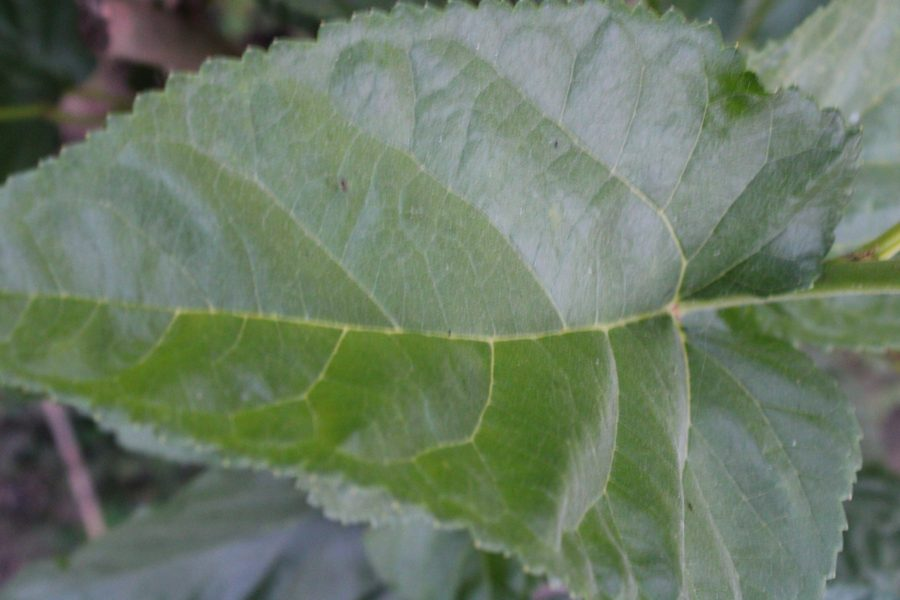
#> input picture assets/sample_leaves/healthy_1.jpg, 900 x 600 px
$ python -i features.py   (imports and definitions only)
#> lines starting #> are read from the running program, lines starting #| are printed output that depends on the picture
#> further down, picture is the input picture: PIL image 900x600 RGB; mean R, G, B 107.5, 123.1, 102.8
"""Real image-based feature extraction for mulberry leaf photos.

No stub/random values: every feature below is computed from the actual
pixels of the uploaded photo (resized + converted to HSV/RGB with Pillow and
analyzed with numpy). These features feed both the trained classifier
(ai/classifier.py) and the severity estimator (ai/severity.py).
"""
from __future__ import annotations

import numpy as np
from PIL import Image

FEATURE_NAMES = [
    "green_ratio",
    "yellow_ratio",
    "brown_ratio",
    "white_gray_ratio",
    "orange_ratio",
    "black_dark_ratio",
    "mean_saturation",
    "texture_std",
    "edge_density",
]


def _prepare_arrays(image: Image.Image, size: int = 160) -> tuple[np.ndarray, np.ndarray]:
    """Returns (rgb float array HxWx3 in 0-255, hsv float array HxWx3) for a
    downsized, background-cropped copy of the image."""
#> called with size = 160
    img = image.convert("RGB").resize((size, size))
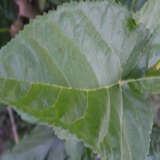
#> img: PIL image 160x160 RGB; mean R, G, B 107.5, 123.1, 102.8
    rgb = np.asarray(img, dtype=np.float32)
    hsv = np.asarray(img.convert("HSV"), dtype=np.float32)
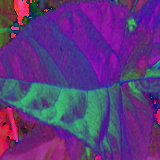
#> hsv: shape (160, 160, 3) float32; mean R, G, B 92.5, 55.7, 124.4
    return rgb, hsv


# [47 lines left out: functions _leaf_mask, extract_features, not called in this run]


def feature_vector(image: Image.Image) -> np.ndarray:
    feats = extract_features(image)
    return np.array([feats[name] for name in FEATURE_NAMES], dtype=np.float32)

>>> from PIL import Image
>>> picture = Image.open('../assets/sample_leaves/healthy_1.jpg')
>>> result = _prepare_arrays(picture)

$ run again, on assets/sample_leaves/healthy_2.jpg
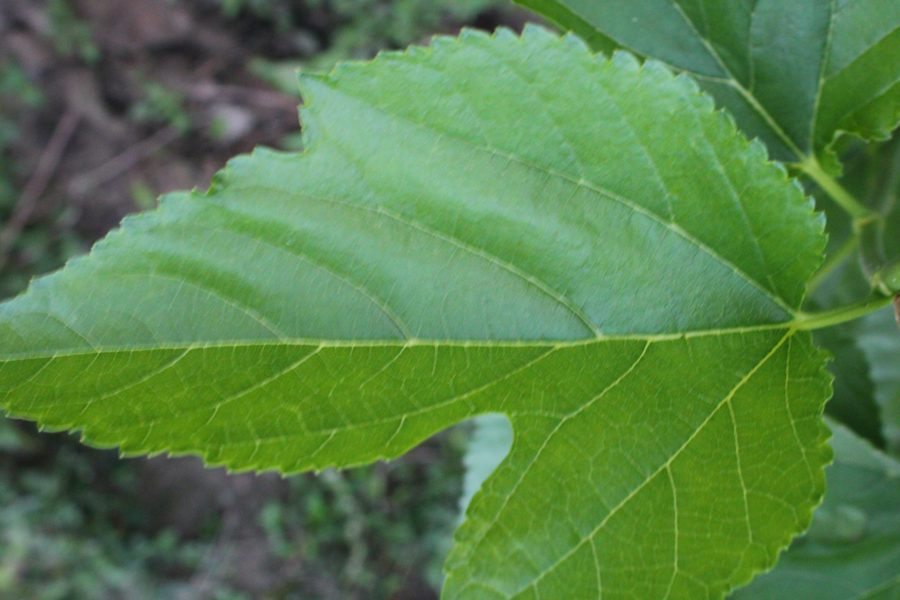
#> input picture assets/sample_leaves/healthy_2.jpg, 900 x 600 px
#> picture is the input picture: PIL image 900x600 RGB; mean R, G, B 87.8, 128.3, 75.1
#> in _prepare_arrays, `img = image.convert("RGB").resize((size, size))`:
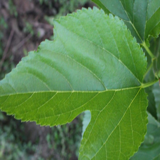
#> img: PIL image 160x160 RGB; mean R, G, B 87.8, 128.3, 75.1
#> in _prepare_arrays, `hsv = np.asarray(img.convert("HSV"), dtype=np.float32)`:
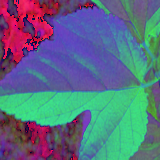
#> hsv: shape (160, 160, 3) float32; mean R, G, B 90.7, 110.6, 128.8

$ run again, on assets/sample_leaves/healthy_3.jpg
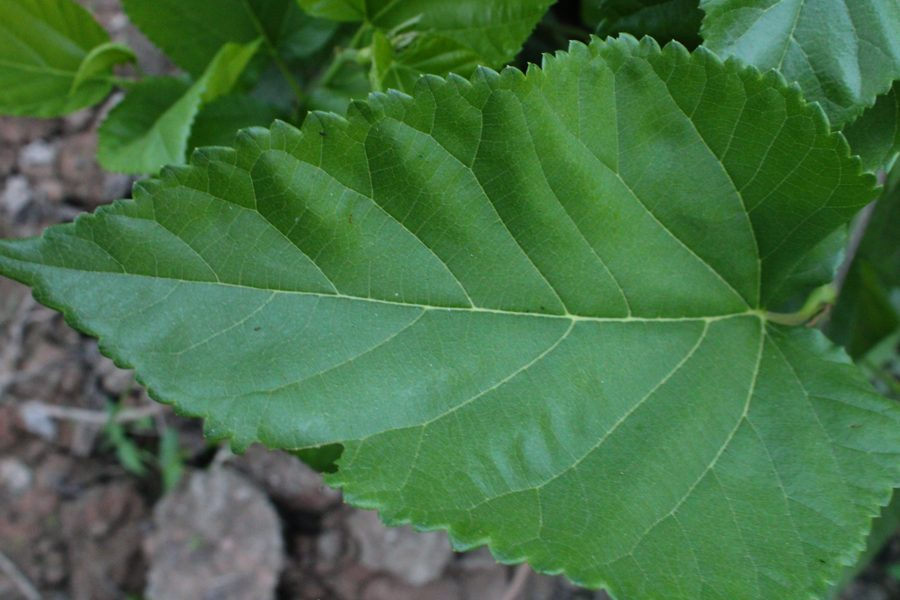
#> input picture assets/sample_leaves/healthy_3.jpg, 900 x 600 px
#> picture is the input picture: PIL image 900x600 RGB; mean R, G, B 70.6, 113.5, 69.8
#> in _prepare_arrays, `img = image.convert("RGB").resize((size, size))`:
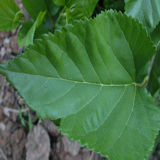
#> img: PIL image 160x160 RGB; mean R, G, B 70.6, 113.5, 69.8
#> in _prepare_arrays, `hsv = np.asarray(img.convert("HSV"), dtype=np.float32)`:
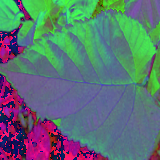
#> hsv: shape (160, 160, 3) float32; mean R, G, B 91.7, 114.8, 114.3

$ run again, on assets/sample_leaves/leaf_rust_1.jpg
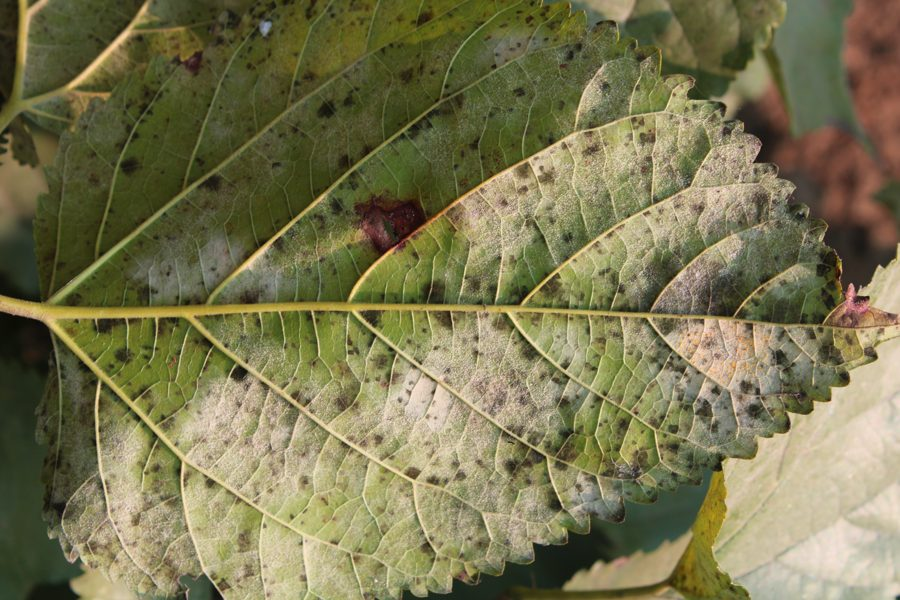
#> input picture assets/sample_leaves/leaf_rust_1.jpg, 900 x 600 px
#> picture is the input picture: PIL image 900x600 RGB; mean R, G, B 122, 117.9, 80.9
#> in _prepare_arrays, `img = image.convert("RGB").resize((size, size))`:
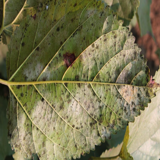
#> img: PIL image 160x160 RGB; mean R, G, B 122, 117.9, 80.9
#> in _prepare_arrays, `hsv = np.asarray(img.convert("HSV"), dtype=np.float32)`:
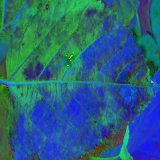
#> hsv: shape (160, 160, 3) float32; mean R, G, B 39.7, 97.6, 124.6
